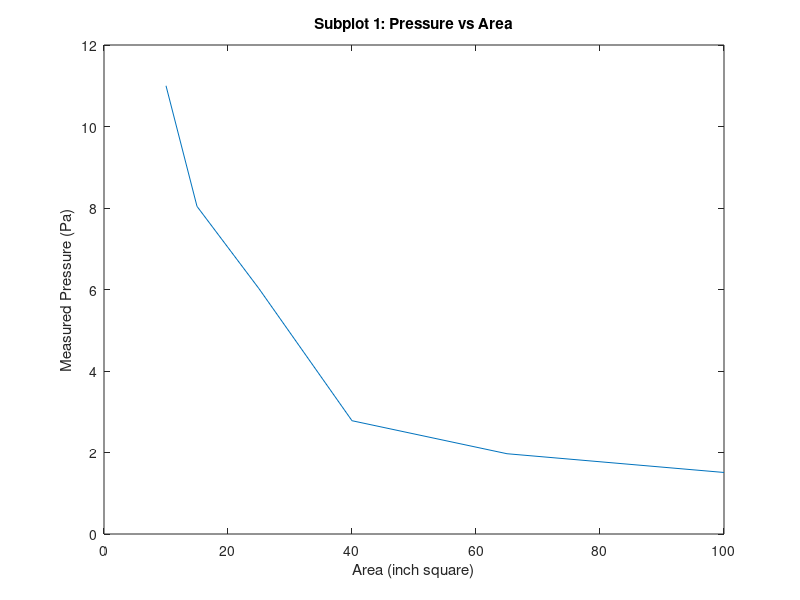
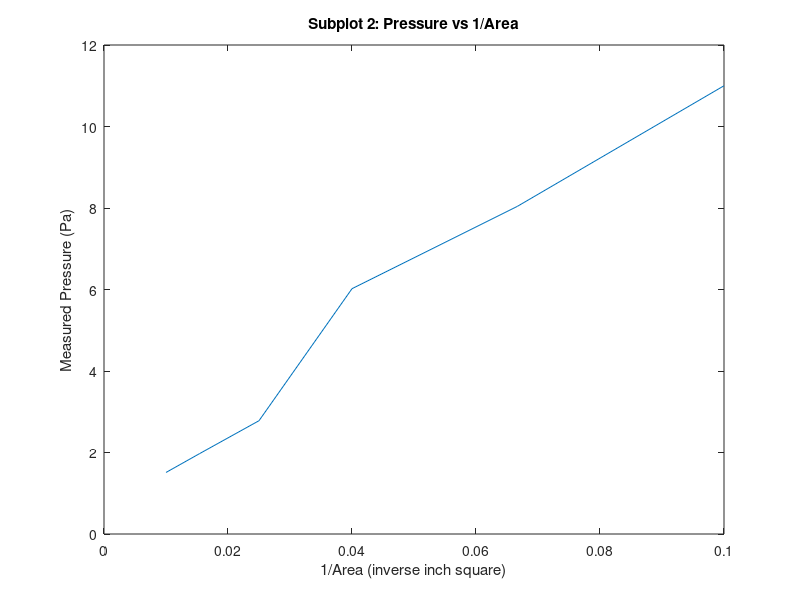
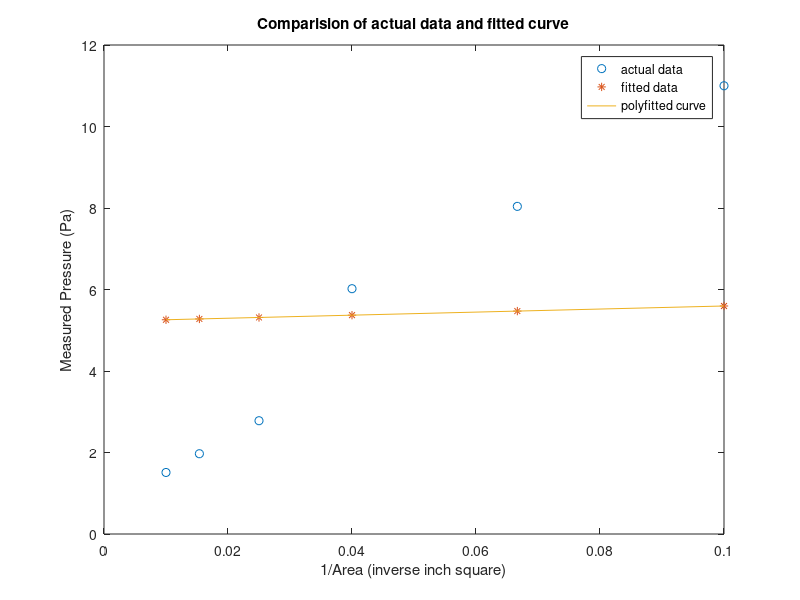

The MATLAB source for these figures, in order: (Note: this script raises an error after producing the figures.)
clear all;
clc;

% data from the table
pressure = [11 , 8.04 ,6.02 ,2.78 ,1.97 ,1.51 ]';
area = [ 10, 15, 25, 40 , 65, 100]';


% plotting the curve
figure;
plot(area,pressure);
title('Subplot 1: Pressure vs Area');
xlabel('Area (inch square)');
ylabel('Measured Pressure (Pa)');


% Plotting pressure vs 1/area
area_inverse = 1./area;
figure;
plot(area_inverse,pressure);
title('Subplot 2: Pressure vs 1/Area');
xlabel('1/Area (inverse inch square)');
ylabel('Measured Pressure (Pa)');



% Using polyfit to calculate the coefficient of the straight line
n=1;    % degree of polynomial
[p,S,mu] = polyfit(area_inverse,pressure,n);


% Coefficient of straight line
fprintf('Coeficient of straight line:\n');
fprintf(' p(x) = %f*x + %f \n ', p(1),p(2));

% What does slope of this line reflect. Show it user friendly
y1 = polyval(p,area_inverse);
figure
plot(area_inverse,pressure,'o')
hold on
plot(area_inverse,y1,'*')
hold on
plot(area_inverse,y1);
hold on
xlabel('1/Area (inverse inch square)');
ylabel('Measured Pressure (Pa)');
title('Comparision of actual data and fitted curve');
legend('actual data','fitted data','polyfitted curve');
% By looking at above graph, we can say that polyfit was not able to perfectly fit
% the curve. It is because it is a least square approach and outlier may
% degrade its accuracy.

f = fit(area_inverse,pressure,'poly1')
plot(f,area_inverse,pressure);


